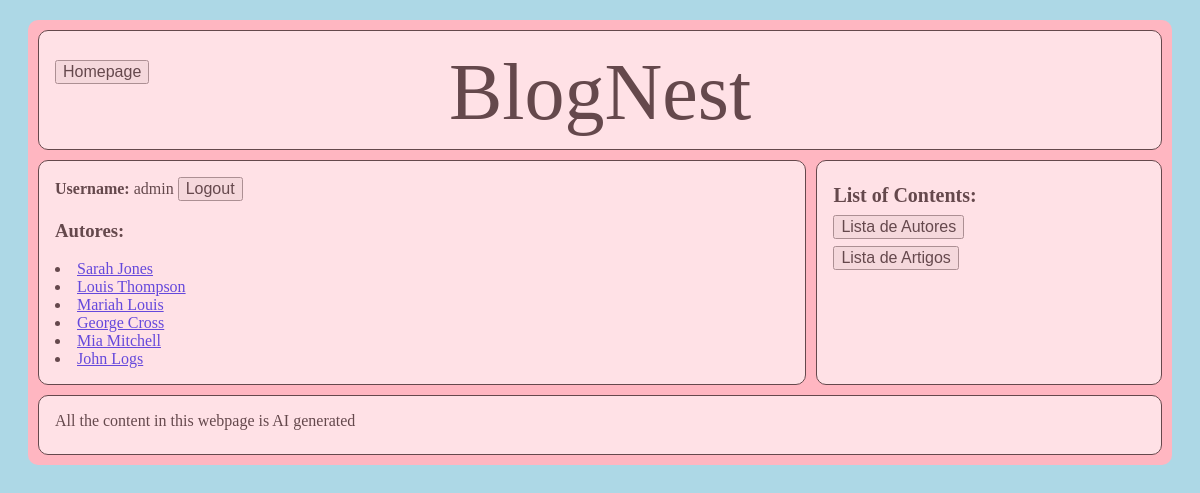
Screenshot of /artigos/autores/ (signed in) with the database file from the repository.
### artigos/models.py (models this page shows, shortened)
class Autor(models.Model):
    nome = models.CharField(max_length = 100)
    info = models.TextField(blank = True)
    foto = models.ImageField(upload_to='blognest_fotos', null = True, blank = True)

### artigos/views.py (the view)
# urls.py: path('autores/', views.autores_view, name= 'autores'),
def autores_view(request):
    context = {
        'autores': Autor.objects.all()
    }
    return render(request, "artigos/autores.html", context)

### artigos/templates/artigos/autores.html
{% extends 'artigos/layout.html' %}
{% block content %}
    <h3>Autores:</h3>
    {% for autor in autores %}
        <li><a href="{% url 'artigos:autor' autor.id %}">{{autor.nome}}</a></li>
    {% endfor %}
{% endblock %}

### artigos/templates/artigos/layout.html (shortened to what this page needs)
<html>
    {% if request.user.is_authenticated %}
    <head>
        <link rel="stylesheet" href="/static/artigos/estilos.css">
    </head>
    <body>
        <div class="contentor">
            <header>
                <a class = "home-button" href="{% url 'autenticacao:index' %}"><button>Homepage</button></a>
                BlogNest
            </header>
            <aside>
                <div class = "list-of-contents">
                    <div id = "contents">List of Contents:</div>
                    <div><a href="{% url 'artigos:autores' %}"><button>Lista de Autores</button></a></div>
                    <div><a href="{% url 'artigos:index' %}"><button>Lista de Artigos</button></a></div>
                </div>
            </aside>
            <main>
                {% if request.user.is_authenticated %}
                    <b>Username:</b> {{request.user.username}}
                    <a href="{% url 'autenticacao:logout' %}"><button>Logout</button></a>
                {% else %}
                    <a href="{% url 'autenticacao:login' %}"><button>Login</button></a>
                    <a href="{% url 'autenticacao:registo' %}"><button>Registar</button></a>
                {% endif %}
                {% block content %}
                {% endblock %}
            </main>
            <footer>
                All the content in this webpage is AI generated
            </footer>
        </div>
    </body>
    {%endif%}
</html>

### static/artigos/estilos.css (style rules this page uses)
body { background: lightblue; color: white; }
button { font-size: 1rem; }
#contents { color: black; font-weight: bold; font-size: 20px; }
.home-button { position: absolute; top: 50px; left: 35px; padding: 10px 20px; }
div.contentor > * { background-color: white; opacity: 0.6; border: 1px solid black; padding: 1rem; border-radius: 10px; }
header { grid-area: header; color: black; font-size: 5rem; text-align: center; }
main { grid-area: main; color: black; font-size: 1rem; background-color: lightpink; }
aside { grid-area: aside; color: black; }
footer { grid-area: footer; color: black; }
div.contentor { margin: 20px; height: auto; display: grid; background-color: lightpink; border-radius: 10px; grid-template-areas: 'header header header' 'main main aside' 'footer footer footer'; gap: 10px; padding: 10px; grid-template-columns: 20vw 3fr 2fr; grid-template-rows: 15vh auto 60px; }
.list-of-contents { display: flex; flex-direction: column; justify-content: space-evenly; align-items: flex-start; height: 100px; }

### rows the page displays
Autor: nome "Sarah Jones"
Autor: nome "Louis Thompson"
Autor: nome "Mariah Louis"
Autor: nome "George Cross"
Autor: nome "Mia Mitchell"
Autor: nome "John Logs"

### other values shown
{{ request.user.username }} "admin"
